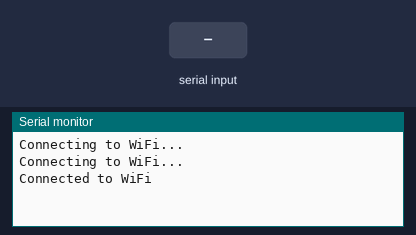
Bench run of a sketch on a simulated ESP32. On the bench: the last lines printed to the serial monitor. The test bench sets the inputs (shaded band). WiFi joins after 1.5 s; servers stay silent unless stated; uploads are accepted with an empty reply.

Above: at 3.2 s.
3.3 s: "1\n" received over Serial
At 3.9 s:
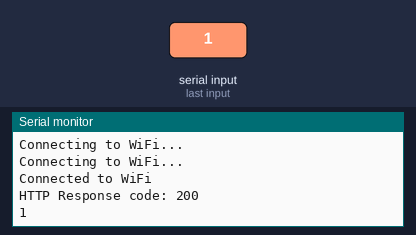
5.0 s: "0\n" received over Serial
At 6.2 s:
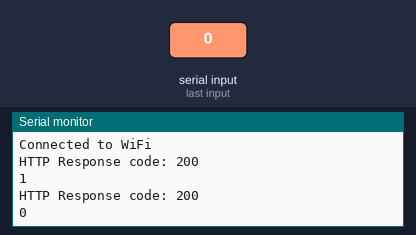
6.5 s: "2\n" received over Serial
At 7.5 s:
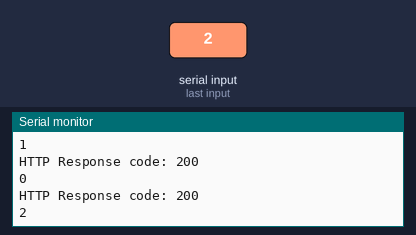

The sketch:

sketch_jan16b.ino
```cpp
#include <WiFi.h>
#include <HTTPClient.h>

const char* ssid = "azrniot";
const char* password = "wkwkwkwk";
const char* serverUrl = "http://192.168.1.10:3000/updateData"; // Ganti dengan alamat dan port Node.js server

void setup() {
    Serial.begin(115200);
    WiFi.begin(ssid, password);

    while (WiFi.status() != WL_CONNECTED) {
        delay(1000);
        Serial.println("Connecting to WiFi...");
    }
    Serial.println("Connected to WiFi");
}

void loop() {

  if (Serial.available() > 1) {
    String serialData = Serial.readStringUntil('\n');
    // String serialData = Serial.read();

    HTTPClient http;
    http.begin(serverUrl);
    http.addHeader("Content-Type", "application/x-www-form-urlencoded");

    // String data = ;
    int httpResponseCode = http.POST(serialData);

    if (httpResponseCode > 0) {
        Serial.print("HTTP Response code: ");
        Serial.println(httpResponseCode);
    } else {
        Serial.print("Error in HTTP request. Code: ");
        Serial.println(httpResponseCode);
    }
        Serial.println(serialData);

    http.end();

    // delay(1000); // Kirim data setiap 1 detik
 }
}
```

Measured:
- after the input at 3.3 s, the serial monitor: prints a new line after 0.20 s (image 1)
- after the input at 5.0 s, the serial monitor: prints a new line after 0.20 s (image 2)
- after the input at 6.5 s, the serial monitor: prints a new line after 0.20 s (image 3)
